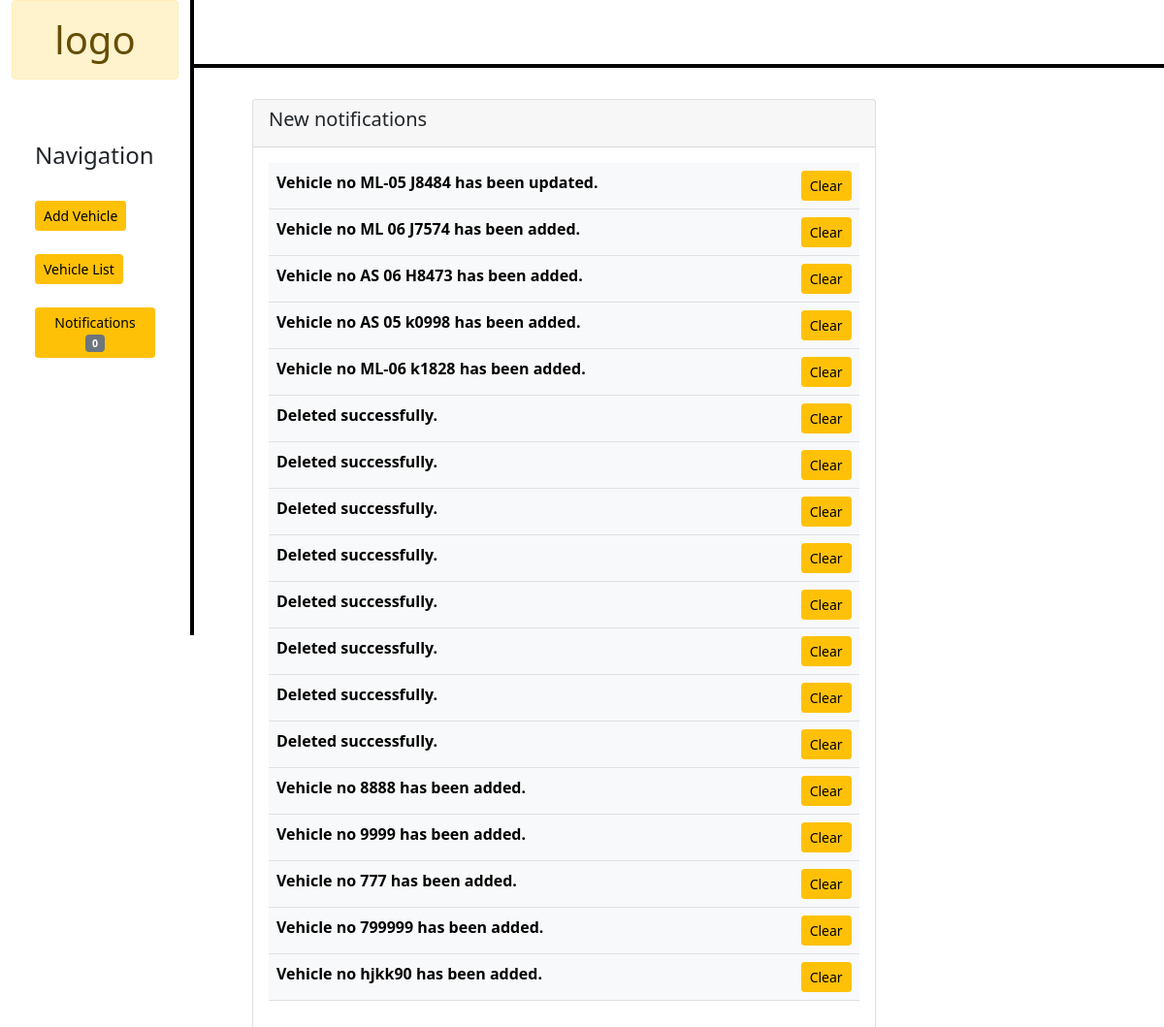
/notifications/, run on the app's committed database.
### vehicleapp/models.py (models this page shows, shortened)
class Notification(models.Model):
    notification=models.CharField(max_length=10000)
    is_seen=models.BooleanField(default=False)
    isdate=models.DateTimeField(default=now)

### vehicleapp/views.py (the view)
# urls.py: path('notifications/', views.notifications.as_view(), name='notifications'),
class notifications(View):
    def get(self, request, *args, **kwargs):
        noti=Notification.objects.filter(is_seen=False).order_by('isdate').reverse()
        count=noti.count()
        context={
            'notifications':noti,
            'count':count,
        }
        return render(request, 'notifications.html', context)

### templates/notifications.html
{% extends 'base.html' %}
{% load static %}
{% block content %}
    <div class="card">
        <div class="card-header">
        <h5 id="headng">New notifications</h5>
        </div>
        <div class="card-body">
            <table class="table table-light tbl-noti">
                <tbody>
                {% for nf in notifications %}
                    <tr>
                        <th scope="row">{{nf.notification}}<input type="button" value="Clear" id={{nf.id}} class="float-end btn btn-warning btn-sm clear-noti"> </th>
                    </tr>
                {% endfor %}
                </tbody>
            </table>
        </div>
    </div>
{% endblock content %}

### templates/base.html (shortened to what this page needs)
<!DOCTYPE html>
{% load static %}
<html lang="en">
<head>
    <link href="https://cdn.jsdelivr.net/npm/bootstrap@5.1.3/dist/css/bootstrap.min.css" rel="stylesheet">
    <link rel="stylesheet" href="{% static 'css/style.css' %}">
</head>
<body>
     <div class="container-fluid">
        <div class="row">
            <div class="col-sm-2 vl">
                  <h1 class="alert alert-warning text-center">logo</h1>
                  <br><br>
                  <div class="container">
                    <h4>Navigation</h4><br>
                    <a href="{% url 'vehicle' %}" class="btn btn-warning btn-sm">Add Vehicle</a><br><br>
                    <a href="{% url 'vehiclelist' %}" class="btn btn-warning btn-sm">Vehicle List</a><br><br>
                    <a href="{% url 'notifications' %}" class="btn btn-warning btn-sm" id="notification">Notifications <span id="notif" class="badge bg-secondary">0</span></a>
                  </div>
            </div>
            <div class="col-sm-10">
                    <div class="row divheight vbt "></div>
                    <div class="row">
                        <div class="col-sm-8 ms-5 mt-3">
                          {% block content %}{% endblock content %}
                        </div>
            </div>
        </div>
    </div>
</body>
</html>

### static/css/style.css (style rules this page uses)
.vl { border-right: 4px solid black; height: 655px; }
.vbt { border-bottom: 4px solid black; height: 655px; }
.divheight { height: 70px; }

### data on the page
Notification: notification "Vehicle no ML-05 J8484 has been updated."
Notification: notification "Vehicle no ML 06 J7574 has been added."
Notification: notification "Vehicle no AS 06 H8473 has been added."
Notification: notification "Vehicle no AS 05 k0998 has been added."
Notification: notification "Vehicle no ML-06 k1828 has been added."
Notification: notification "Deleted successfully."
Notification: notification "Deleted successfully."
Notification: notification "Deleted successfully."
Notification: notification "Deleted successfully."
Notification: notification "Deleted successfully."
Notification: notification "Deleted successfully."
Notification: notification "Deleted successfully."
Notification: notification "Deleted successfully."
Notification: notification "Vehicle no 8888 has been added."
Notification: notification "Vehicle no 9999 has been added."
Notification: notification "Vehicle no 777 has been added."
Notification: notification "Vehicle no 799999 has been added."
Notification: notification "Vehicle no hjkk90 has been added."
